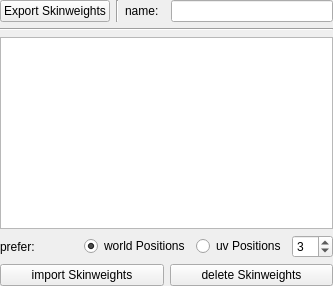
      <widget class="QWidget" name="tab_3">
       <attribute name="title">
        <string>Weights Manager</string>
       </attribute>
       <layout class="QVBoxLayout" name="verticalLayout_10">
        <property name="margin">
         <number>0</number>
        </property>
        <item>
         <layout class="QVBoxLayout" name="verticalLayout_12">
          <item>
           <layout class="QHBoxLayout" name="horizontalLayout_2">
            <item>
             <widget class="QPushButton" name="ExportWeights_Button">
              <property name="enabled">
               <bool>true</bool>
              </property>
              <property name="text">
               <string>Export Skinweights</string>
              </property>
             </widget>
            </item>
            <item>
             <widget class="Line" name="line_10">
              <property name="orientation">
               <enum>Qt::Vertical</enum>
              </property>
             </widget>
            </item>
            <item>
             <layout class="QHBoxLayout" name="horizontalLayout_29">
              <item>
               <widget class="QLabel" name="label_5">
                <property name="minimumSize">
                 <size>
                  <width>40</width>
                  <height>0</height>
                 </size>
                </property>
                <property name="maximumSize">
                 <size>
                  <width>40</width>
                  <height>16777215</height>
                 </size>
                </property>
                <property name="text">
                 <string>name:</string>
                </property>
               </widget>
              </item>
              <item>
               <widget class="QLineEdit" name="SkinFilename_LineEdit"/>
              </item>
             </layout>
            </item>
           </layout>
          </item>
          <item>
           <widget class="Line" name="line_2">
            <property name="orientation">
             <enum>Qt::Horizontal</enum>
            </property>
           </widget>
          </item>
          <item>
           <widget class="QListWidget" name="listWidget"/>
          </item>
          <item>
           <layout class="QHBoxLayout" name="horizontalLayout_13">
            <item>
             <widget class="QLabel" name="label_4">
              <property name="text">
               <string>prefer: </string>
              </property>
             </widget>
            </item>
            <item>
             <spacer name="horizontalSpacer_12">
              <property name="orientation">
               <enum>Qt::Horizontal</enum>
              </property>
              <property name="sizeHint" stdset="0">
               <size>
                <width>40</width>
                <height>20</height>
               </size>
              </property>
             </spacer>
            </item>
            <item>
             <widget class="QRadioButton" name="WorldPos_radioButton">
              <property name="text">
               <string>world Positions</string>
              </property>
              <property name="checked">
               <bool>true</bool>
              </property>
             </widget>
            </item>
            <item>
             <widget class="QRadioButton" name="UvPos_radioButton">
              <property name="text">
               <string>uv Positions</string>
              </property>
             </widget>
            </item>
            <item>
             <widget class="QSpinBox" name="amountSpinBox">
              <property name="minimum">
               <number>1</number>
              </property>
              <property name="maximum">
               <number>10</number>
              </property>
              <property name="value">
               <number>3</number>
              </property>
             </widget>
            </item>
           </layout>
          </item>
          <item>
           <layout class="QHBoxLayout" name="horizontalLayout_15">
            <item>
             <widget class="QPushButton" name="ImportWeights_Button">
              <property name="text">
               <string>import Skinweights</string>
              </property>
             </widget>
            </item>
            <item>
             <widget class="QPushButton" name="DeleteWeights_Button">
              <property name="text">
               <string>delete Skinweights</string>
              </property>
             </widget>
            </item>
           </layout>
          </item>
         </layout>
        </item>
       </layout>
      </widget>
